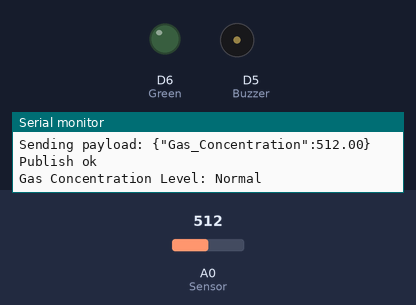
Recording of a sketch running on a simulated ESP8266 (NodeMCU). On the bench: output pins drawn as LEDs (lit = HIGH), buzzer (waves = sounding, pin HIGH), the last lines printed to the serial monitor. The test bench sets the inputs (shaded band); at power-on: A0 (Sensor) = 512. WiFi joins after 1.5 s; servers stay silent unless stated; no MQTT or app messages arrive unless stated.

Above: at 3.1 s.
3.2 s: A0 (Sensor) set to 708
5.2 s: A0 (Sensor) set to 736
At 6.7 s:
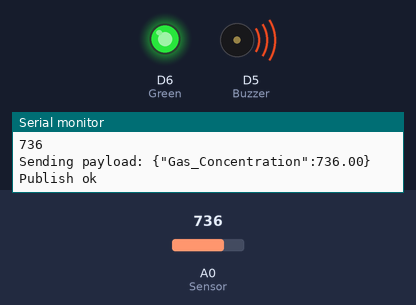
9.4 s: A0 (Sensor) set to 716
At 10.0 s:
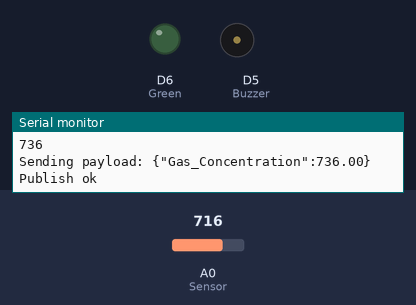
Timing chart, 0 to 12.4 s (numbered marks = the images above; inputs shaded):
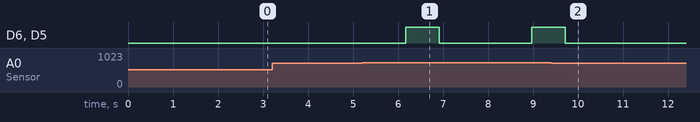

Measured:
- the behaviour switches between 719 and 720 on A0 (Sensor) (found by bisection; images 0 and 1)
- after the input at 5.2 s, D6 (Green), D5 (Buzzer): LOW → HIGH after 0.97 s, → LOW 0.75 s later, → HIGH 2.1 s later
- after the input at 9.4 s, D6 (Green), D5 (Buzzer): goes on until 9.7 s, then stays LOW

The sketch:

SMS_Alert_IOT_device_NodeRED.ino
```cpp
#include <ESP8266WiFi.h>
#include <PubSubClient.h>

#define Buzzer D5
#define Green D6
#define Sensor A0
#define ORG "wf2kmp"
#define DEVICE_TYPE "GLMASFI_IOT_Device_Cloud_Service"
#define DEVICE_ID "PNT2022TMID35867"
#define TOKEN "PNT2022TMID35867"

const char* ssid = "Airtel-Hotspot-958A";
const char* password = "9889i1bb";
const char* host = "maker.ifttt.com";
const int httpsPort = 80;
char server[] = ORG ".messaging.internetofthings.ibmcloud.com";
char topic[] = "iot-2/evt/status/fmt/json";
char authMethod[] = "use-token-auth";
char token[] = TOKEN;
char clientId[] = "d:" ORG ":" DEVICE_TYPE ":" DEVICE_ID;

void PublishData(float);
void callback(char*, byte*, unsigned int);

WiFiClient client1;
WiFiClient client2;
PubSubClient client(server, 1883, callback, client2);

void setup() {
  pinMode(Green, OUTPUT);
  pinMode(Buzzer, OUTPUT);
  pinMode(Sensor, INPUT);
  Serial.begin(115200);
  Serial.println();
  Serial.print("Connecting to ");
  Serial.print(ssid);
  WiFi.begin(ssid, password);
  while (WiFi.status() != WL_CONNECTED) {
    delay(500);
    Serial.print(".");
  }
  Serial.println("");
  Serial.print("WiFi connected, IP address: ");
  Serial.println(WiFi.localIP());
  Serial.print("connecting to ");
  Serial.println(host);
  if (!client1.connect(host, httpsPort)) {
    Serial.println("connection failed");
    return;
  }
  if (!client2.connect(host, httpsPort)) {
    Serial.println("connection failed");
    return;
  }
}

int msgSent = 0;
void loop() {
  Serial.print("Reconnecting client to ");
  Serial.println(server);
  while (!client.connect(clientId, authMethod, token)) {
    Serial.print(".");
    delay(500);
  }
  Serial.println();

  int sensor = analogRead(Sensor);
  Serial.println(String(sensor));
  PublishData(sensor);
  if (sensor >= 740 && !msgSent) {
    digitalWrite(Green, HIGH);
    digitalWrite(Buzzer, HIGH);
    String url = "/trigger/gasle/json/with/key/ktkqqpO7-nkuFo1Dc-jMZX4tNAKchaWS4E6SzY7btPA";
    Serial.print("Requesting URL: ");
    Serial.println(url);
    client1.print(String("GET ") + url + " HTTP/1.1\r\n" + "Host: " + host + "\r\n" + "Connection: close\r\n\r\n");
    msgSent = 1;
    Serial.println("Gas Concentration Level: High");
  }
  else if (sensor >= 740 && msgSent) {
    digitalWrite(Green, HIGH);
    digitalWrite(Buzzer, HIGH);
    Serial.println("Gas Concentration Level: High");
  }
  else if (sensor>=720){
    digitalWrite(Buzzer, HIGH);
    digitalWrite(Green, HIGH);
    delay(750);
    digitalWrite(Buzzer,LOW);
    digitalWrite(Green, LOW);
    delay(1000);
    Serial.println("Gas Concentration Level: Moderate");
  }
  else{
    digitalWrite(Green, LOW);
    digitalWrite(Buzzer, LOW);
    Serial.println("Gas Concentration Level: Normal");
  }
  delay(1000);
}

void callback(char* topic, byte* payload, unsigned int length) {
 Serial.println("callback invoked");
}

void PublishData(float senso){
  String payload;
  payload= "{\"Gas_Concentration\":";
  payload += senso;
  payload+="}";

  Serial.print("Sending payload: ");
  Serial.println(payload);
  if (client.publish(topic, (char*) payload.c_str())) {
     Serial.println("Publish ok");
  }
  else {
     Serial.println("Publish failed");
  }
}
```
